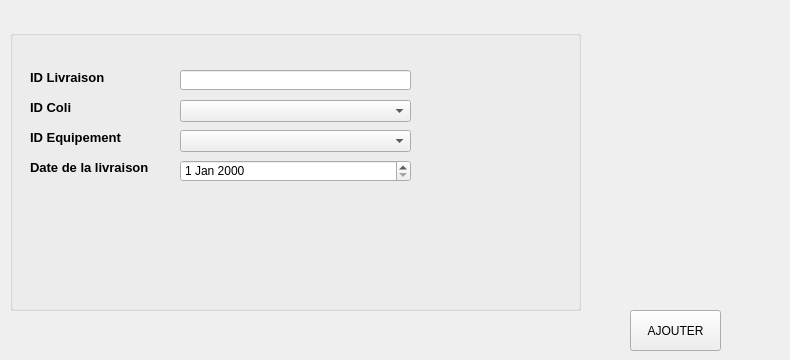
     <widget class="QWidget" name="tab_12">
      <attribute name="title">
       <string>Ajouter une livraison</string>
      </attribute>
      <widget class="QPushButton" name="ajouterliv">
       <property name="geometry">
        <rect>
         <x>630</x>
         <y>310</y>
         <width>91</width>
         <height>41</height>
        </rect>
       </property>
       <property name="styleSheet">
        <string notr="true">border-image: url(:/Images/add.png);</string>
       </property>
       <property name="text">
        <string>AJOUTER</string>
       </property>
      </widget>
      <widget class="QGroupBox" name="groupBox_4">
       <property name="geometry">
        <rect>
         <x>10</x>
         <y>30</y>
         <width>571</width>
         <height>281</height>
        </rect>
       </property>
       <property name="title">
        <string/>
       </property>
       <widget class="QLabel" name="label_20">
        <property name="geometry">
         <rect>
          <x>20</x>
          <y>130</y>
          <width>131</width>
          <height>16</height>
         </rect>
        </property>
        <property name="font">
         <font>
          <family>Arial</family>
          <weight>75</weight>
          <bold>true</bold>
         </font>
        </property>
        <property name="text">
         <string>&lt;html&gt;&lt;head/&gt;&lt;body&gt;&lt;p&gt;&lt;span style=&quot; font-size:10pt; font-weight:600;&quot;&gt;Date de la livraison&lt;/span&gt;&lt;/p&gt;&lt;/body&gt;&lt;/html&gt;</string>
        </property>
       </widget>
       <widget class="QLabel" name="label_19">
        <property name="geometry">
         <rect>
          <x>20</x>
          <y>100</y>
          <width>121</width>
          <height>16</height>
         </rect>
        </property>
        <property name="font">
         <font>
          <family>Arial</family>
          <weight>75</weight>
          <bold>true</bold>
         </font>
        </property>
        <property name="text">
         <string>&lt;html&gt;&lt;head/&gt;&lt;body&gt;&lt;p&gt;&lt;span style=&quot; font-size:10pt; font-weight:600;&quot;&gt;ID Equipement&lt;/span&gt;&lt;/p&gt;&lt;/body&gt;&lt;/html&gt;</string>
        </property>
       </widget>
       <widget class="QLabel" name="label_21">
        <property name="geometry">
         <rect>
          <x>20</x>
          <y>40</y>
          <width>101</width>
          <height>16</height>
         </rect>
        </property>
        <property name="font">
         <font>
          <family>Arial</family>
          <weight>75</weight>
          <bold>true</bold>
         </font>
        </property>
        <property name="text">
         <string>&lt;html&gt;&lt;head/&gt;&lt;body&gt;&lt;p&gt;&lt;span style=&quot; font-size:10pt; font-weight:600;&quot;&gt;ID Livraison&lt;/span&gt;&lt;/p&gt;&lt;/body&gt;&lt;/html&gt;</string>
        </property>
       </widget>
       <widget class="QLabel" name="label_18">
        <property name="geometry">
         <rect>
          <x>20</x>
          <y>70</y>
          <width>47</width>
          <height>13</height>
         </rect>
        </property>
        <property name="font">
         <font>
          <family>Arial</family>
          <weight>75</weight>
          <bold>true</bold>
         </font>
        </property>
        <property name="text">
         <string>&lt;html&gt;&lt;head/&gt;&lt;body&gt;&lt;p&gt;&lt;span style=&quot; font-size:10pt; font-weight:600;&quot;&gt;ID Coli&lt;/span&gt;&lt;/p&gt;&lt;/body&gt;&lt;/html&gt;</string>
        </property>
       </widget>
       <widget class="QComboBox" name="comboBox">
        <property name="geometry">
         <rect>
          <x>170</x>
          <y>70</y>
          <width>231</width>
          <height>22</height>
         </rect>
        </property>
       </widget>
       <widget class="QComboBox" name="comboBox_2">
        <property name="geometry">
         <rect>
          <x>170</x>
          <y>100</y>
          <width>231</width>
          <height>22</height>
         </rect>
        </property>
       </widget>
       <widget class="QLineEdit" name="lineEdit_idliv">
        <property name="geometry">
         <rect>
          <x>170</x>
          <y>40</y>
          <width>231</width>
          <height>20</height>
         </rect>
        </property>
       </widget>
       <widget class="QDateEdit" name="dateTimeEdit">
        <property name="geometry">
         <rect>
          <x>170</x>
          <y>130</y>
          <width>231</width>
          <height>22</height>
         </rect>
        </property>
       </widget>
      </widget>
      <widget class="QLabel" name="label_33">
       <property name="geometry">
        <rect>
         <x>610</x>
         <y>0</y>
         <width>171</width>
         <height>141</height>
        </rect>
       </property>
       <property name="styleSheet">
        <string notr="true">border-image: url(:/Images/avatar.png);</string>
       </property>
       <property name="text">
        <string/>
       </property>
      </widget>
     </widget>
